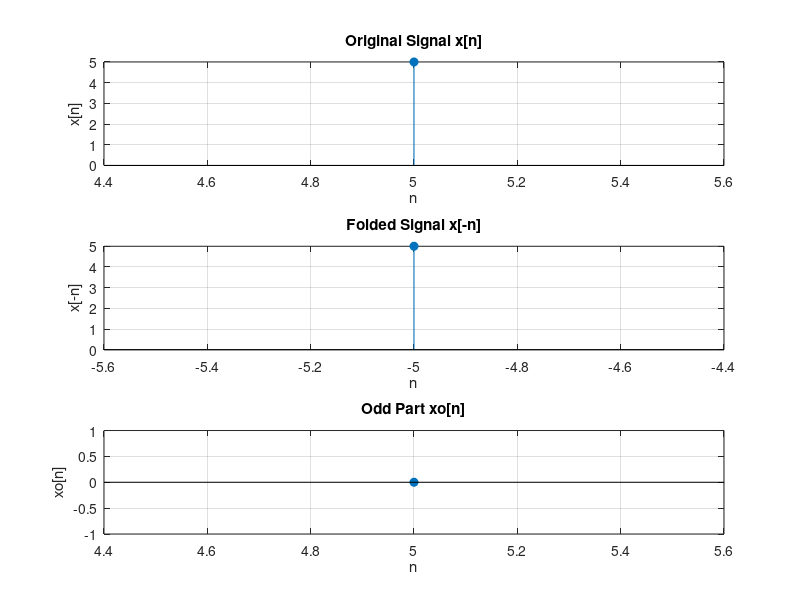

MATLAB code for this plot:
clc; clear; close all;

x = input('Enter the sequence x[n]: ');
n = input('Enter the corresponding indices n: ');

x_folded = fliplr(x);
n_folded = -fliplr(n);

xo = (x - x_folded) / 2;

disp('Original sequence x[n]:');
disp(x);

disp('Folded sequence x[-n]:');
disp(x_folded);

disp('Odd part xo[n]:');
disp(xo);

figure;
subplot(3,1,1);
stem(n, x, 'filled'); grid on;
xlabel('n'); ylabel('x[n]');
title('Original Signal x[n]');

subplot(3,1,2);
stem(n_folded, x_folded, 'filled'); grid on;
xlabel('n'); ylabel('x[-n]');
title('Folded Signal x[-n]');

subplot(3,1,3);
stem(n, xo, 'filled'); grid on;
xlabel('n'); ylabel('xo[n]');
title('Odd Part xo[n]');